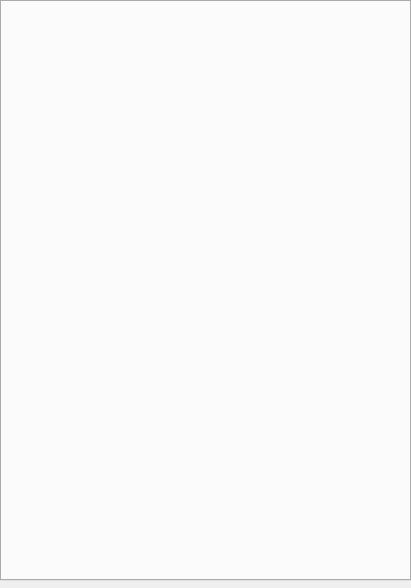
<?xml version="1.0" encoding="UTF-8"?>
<ui version="4.0">
 <class>MainWindow</class>
 <widget class="QMainWindow" name="MainWindow">
  <property name="geometry">
   <rect>
    <x>0</x>
    <y>0</y>
    <width>411</width>
    <height>588</height>
   </rect>
  </property>
  <property name="maximumSize">
   <size>
    <width>1000</width>
    <height>10000</height>
   </size>
  </property>
  <property name="font">
   <font>
    <family>宋体</family>
    <pointsize>-1</pointsize>
    <weight>50</weight>
    <italic>false</italic>
    <bold>false</bold>
   </font>
  </property>
  <property name="windowTitle">
   <string>孙家兴-2021413120219</string>
  </property>
  <property name="styleSheet">
   <string notr="true">*{
font:15px &quot;宋体&quot;;
color: rgb(250, 250, 250);
selection-background-color: rgb(255, 255, 255);/*选中文本*/
selection-color: rgb(0, 0, 0);
outline:none;/*焦点框*/
}
#centralWidget{
background-color: rgb(255, 255, 255);
border-bottom:5px solid rgb(255, 255, 255);
}
/*其他(控件公共样式在最后)*/
 
/*tab 1中按钮示例*/
#btnHoverOrange{
border-color:rgb(255, 170, 0);
}
#btnPressOrange{
color:white;
border-color: rgb(128, 128, 128);
background-color:rgb(255, 170, 0);
}
#btnHoverBlue{
border-color:rgb(0, 170, 255);
}
#btnPressBlue{
color:white;
border-color: rgb(128, 128, 128);
background-color:rgb(0, 170, 255);
}
/*tab 1中勾选框示例*/
#checkHoverOrange{
color: rgb(255, 170, 0);
}
#checkHoverOrange::indicator{
border-image: url(:/img/check_orange.png);
}
#checkCheckOrange::indicator{
border-image: url(:/img/checked_orange.png);
}
#checkHoverBlue{
color: rgb(0, 170, 255);
}
#checkHoverBlue::indicator{
border-image: url(:/img/check_blue.png);
}
#checkCheckBlue::indicator{
border-image: url(:/img/checked_blue.png);
}
#checkHoverGreen{
color: rgb(0, 255, 127);
}
#checkHoverGreen::indicator{
border-image: url(:/img/check_green.png);
}
#checkCheckGreen::indicator{
border-image: url(:/img/checked_green.png);
}
/*tab1 下拉框示例*/
#comboHover{
border:1px solid rgb(255, 170, 0);
}
#comboHover::down-arrow{
border-image: url(:/img/down_orange.png);
}
/*tab 1编辑框示例*/
#editHover{
border:1px solid rgb(255, 170, 0);
}
/*tab 1数字框示例*/
#spinHoverOrange{
border:1px solid rgb(255, 170, 0);
}
#spinHoverOrange::up-button{
border-image: url(:/img/up_orange.png);
}
#spinHoverBlue{
border:1px solid rgb(0, 170, 255);
}
#spinHoverBlue::up-button{
border-image: url(:/img/up_blue.png);
}
/*自定义按钮栏*/
#toolBar{	
background-color: rgb(255, 255, 255);
border-bottom:2px solid rgb(0, 170, 255);
}
#toolBar QPushButton{	
color: rgb(250, 250, 250);
border:0;
border-radius:0;
background-color: transparent;
}
#toolBar QPushButton:hover{		
color:rgb(255, 170, 0);
background-color: rgba(255, 255, 255, 50);
}
#toolBar QPushButton:pressed{		
background-color: rgba(255, 255, 255, 80);
}
QPushButton#btnSet{
background-image: url(:/img/set_gray.png);
background-repeat:no-repeat;
background-position:center center;
}
QPushButton#btnSet:hover{
background-image: url(:/img/set_orange.png);
}
QPushButton#btnMin{
background-image: url(:/img/min_gray.png);
background-repeat:no-repeat;
background-position:center center;
}
QPushButton#btnMin:hover{
background-image: url(:/img/min_orange.png);
}
QPushButton#btnMax{
background-image: url(:/img/max_gray.png);
background-repeat:no-repeat;
background-position:center center;
}
QPushButton#btnMax:hover{
background-image: url(:/img/max_orange.png);
}
QPushButton#btnClose{
background-image: url(:/img/close_gray.png);
background-repeat:no-repeat;
background-position:center center;
}
QPushButton#btnClose:hover{
background-image: url(:/img/close_red.png);
}
 
/*ToolBox*/
QToolBox{
background-color: rgb(80, 80, 80);/*背景色-空隙颜色*/
border:1px solid rgb(128, 128, 128);
}
QToolBox QWidget{/*tab页*/
background-color: rgb(80, 80, 80);
}
QToolBox&gt;QAbstractButton{/*标题栏*/
min-height:30px;
}
QToolBox::tab{
background-color:rgb(40, 40, 40);
}
QToolBox::tab:hover{
color:black;
background-color: rgb(255, 170, 0);
}
QToolBox::tab:selected{
color:rgb(255, 170, 0);
}
QToolBox::tab:selected:hover{
color:black;
}
/*分裂器*/
QSplitter::handle{
background-color: rgb(60, 60, 60);
margin:2px;
}
/*滚动区域*/
QScrollArea{
border:0;
background-color: transparent;
}
/*滚动条 */
QScrollBar:vertical{/*竖向*/
width:20px;
padding:0 3px;
margin:0;
background-color:transparent;
}
QScrollBar::add-page:vertical,QScrollBar::sub-page:vertical{
background-color: transparent;
}
QScrollBar::handle:vertical{
width:10px;
min-height:20px;
margin:20px 0;
background-color:rgb(100, 100, 100);
}
QScrollBar::handle:vertical:hover{
background-color:rgb(150, 150, 150);
}
QScrollBar::add-line:vertical{
height:20px;
width:20px;
subcontrol-position:bottom;
border-image: url(:/img/down2_white.png);
}
QScrollBar::sub-line:vertical{
height:20px;
width:20px;
subcontrol-position:top;
border-image: url(:/img/up2_white.png);
}
QScrollBar::sub-line:vertical:hover{
border-image: url(:/img/up2_orange.png);
}
QScrollBar::add-line:vertical:hover{
border-image: url(:/img/down2_orange.png);
}
QScrollBar:horizontal{/*横向*/
height:20px;
padding:3px;
margin:0;
background-color:transparent;
}
QScrollBar::add-page:horizontal,QScrollBar::sub-page:horizontal{
background-color: transparent;
}
QScrollBar::handle:horizontal{
height:10px;
min-width:20px;
margin:0 20px;
background-color:rgb(100, 100, 100);
}
QScrollBar::handle:horizontal:hover{
background-color:rgb(150, 150, 150);
}
QScrollBar::add-line:horizontal{
height:20px;
width:20px;
subcontrol-position:right;
border-image: url(:/img/right2_white.png);
}
QScrollBar::sub-line:horizontal{
height:20px;
width:20px;
subcontrol-position:left;
border-image: url(:/img/left2_white.png);
}
QScrollBar::add-line:horizontal:hover{
border-image: url(:/img/right2_orange.png);
}
QScrollBar::sub-line:horizontal:hover{
border-image: url(:/img/left2_orange.png);
}
/*TabWidget*/
QTabWidget{
}
QTabWidget&gt;QWidget&gt;QWidget{/*tab页*/
background-color: rgb(255, 255, 255);
}
QTabWidget::tab-bar{
alignment:left;/*tab位置*/
}
QTabWidget::pane { /*内容区域*/
background-color: rgb(200,200 ,200);/*背景色-空隙颜色*/
border:1px solid rgb(128, 128, 128);
} 
QTabBar{
color:white;
background-color:transparent;
}
QTabBar::tab{/*页签*/
min-height:30px;
width:120px;
border-top-left-radius:20px;
border-bottom-right-radius:20px;
margin-right:1px;
margin-bottom:1px;
background-color:rgb(40, 40, 40);
}
QTabBar::tab:hover{
color:black;
background-color: rgb(255, 170, 0);
border-bottom-right-radius:0px;
}
QTabBar::tab:selected{
color:rgb(255, 170, 0);
border-bottom-right-radius:0px;
}
QTabBar::tab:selected:hover{
color:black;
}
QTabBar::tear{/*选项过多时的。。。*/
imag:;
}
QTabBar::scroller{
width:60px;
}
/*文本框*/
QTextEdit{
color:white;
border:1px solid rgb(128, 128, 128);
background-color: rgb(90, 90, 90);
}
/*按钮*/
QPushButton{
color:rgb(250, 250, 250);
border:1px solid rgb(128, 128, 128);
background-color: rgb(40 ,40 ,40);
border-radius:4px;
}
QPushButton:hover{
border-color:rgb(255, 170, 0);
}
QPushButton:pressed{
background-color: rgb(255, 170, 0);
border-color: rgb(128, 128, 128);
color:black;
}
QPushButton:checked{
color: rgb(0, 255, 127);
border-color: rgb(0, 255, 127);
background-image: url(:/img/right3_green.png);
background-repeat:no-repeat;
background-position:center left;
}
QPushButton:disabled{
color: rgb(230, 230, 230);
background-color: rgb(150, 150, 150);
}
QPushButton:checked:pressed{
color:black;
}
QPushButton:checked:disabled{
color: rgb(230, 230, 230);
border-color: rgb(128, 128, 128);
background-color: rgb(150, 150, 150);
background-image: url(:/img/right3_white.png);
}
/*勾选框*/
QCheckBox{
margin-left:5px;
spacing:3px;/*点击框与文字距离*/
color: rgb(250, 250, 250);
}
QCheckBox:hover{
color: rgb(0, 255, 127);
}
QCheckBox:disabled{
color: rgb(230, 230, 230);
}
QCheckBox::indicator{/*点击框*/
width:20px;
height:20px;
}
QCheckBox::indicator:unchecked{/*可添加未点击时点击区域图片*/
border-image: url(:/img/check_white.png);
}
QCheckBox::indicator:unchecked:hover{
border-image: url(:/img/check_green.png);
}
QCheckBox::indicator:unchecked:disabled{
border-image: url(:/img/check_white.png);
}
QCheckBox::indicator:checked{/*点击时区域样式*/
border-image: url(:/img/checked_green.png);
}
QCheckBox::indicator:checked:hover{
border-image: url(:/img/checked_green.png);
}
QCheckBox::indicator:checked:disabled{
border-image: url(:/img/checked_white.png);
}
QCheckBox::indicator:indeterminate{/*半选中状态*/
}
/*下拉列表*/
QComboBox{
padding-left: 5px;
padding-right: 2px;
color:rgb(250 ,250 ,250);
border:1px solid rgb(128, 128, 128);
background-color:  rgb(100 ,100 ,100);
}
QComboBox:hover{
border:1px solid rgb(255, 170, 0);
}
QComboBox:disabled{
color: rgb(230, 230, 230);
background-color:rgb(150, 150, 150);
}
QComboBox:editable{
background-color:rgb(100, 100, 100);
}
QComboBox:editable:disabled{
background-color:rgb(150, 150, 150);
}
QComboBox QAbstractItemView{
background-color:rgb(110, 110, 110);
}
QComboBox QAbstractItemView::item{/*需要代码中-&amp;gt;setView(new QListView(this));*/
height:26px;
font: 15px &quot;宋体&quot;;
}
QComboBox QAbstractItemView::item:hover{
color:black;
background-color: rgb(255, 170, 0);
}
QComboBox QAbstractItemView::item:selected{
background-color: rgb(255, 170, 0);
}
QComboBox::drop-down {
width:20px;
height:20px;
subcontrol-position: center right;
right:2px;
border:0;
background-color:transparent;
}
QComboBox::down-arrow {/*替换三角小图标*/
width:20px;
height:20px;
border-image: url(:/img/down_white.png);
}
QComboBox::down-arrow:hover {
border-image: url(:/img/down_orange.png);
}
QComboBox::down-arrow:disabled {
border-image: url(:/img/down2_white.png);
}
/*编辑框*/
QLineEdit{
padding: 0 5px;
color: rgb(250 ,250 ,250);
background-color: rgb(100, 100, 100);
border:1px solid rgb(128, 128, 128);
}
QLineEdit:hover{
border:1px solid rgb(255, 170, 0);
}
QLineEdit[readOnly=true],QLineEdit:disabled{
color: rgb(230, 230, 230);
background-color:rgb(150, 150, 150);
}
/*整数框*/
QSpinBox{
padding:0 5px;
color: rgb(250, 250, 250);
background-color:  rgb(100, 100, 100);
border:1px solid rgb(128, 128, 128);
}
QSpinBox:hover{
border:1px solid rgb(255, 170, 0);
}
QSpinBox:disabled{
color: rgb(230, 230, 230);
background-color:rgb(150, 150, 150);
}
QSpinBox[buttonSymbols=&quot;0&quot;]::up-button{/*显示按钮=0*/
width:20px;
height:14px;
subcontrol-origin:border;
subcontrol-position:top right;
right:2px;
top:2px;
border-image: url(:/img/up_white.png);
}
QSpinBox::up-button:hover{
border-image: url(:/img/up_orange.png);
}
QSpinBox::up-button:pressed{
}
QSpinBox[buttonSymbols=&quot;0&quot;]::down-button{
width:20px;
height:14px;
subcontrol-origin:border;
subcontrol-position:bottom right;
right:2px;
bottom:2px;
border-image: url(:/img/down_white.png);
}
QSpinBox::down-button:hover{
border-image: url(:/img/down_orange.png);
}
QSpinBox::down-button:pressed{
}
QSpinBox::up-button:disabled{
border-image: url(:/img/up2_white.png);
}
QSpinBox::down-button:disabled{
border-image: url(:/img/down2_white.png);
}
/*表头*/
QHeaderView{
font: 15px &quot;宋体&quot;;
color:rgb(240, 240, 240);
background-color: rgb(80, 80, 80);
}
QHeaderView::section:horizontal{/*横表头*/
min-height:30px;
border:0;
border-bottom:1px solid rgb(0, 170, 255);
background-color: rgb(60,60,60);
}
QHeaderView::section:vertical{/*竖表头*/
min-width:60px;
padding-left:15px;
border:1px solid rgb(128, 128, 128);
border-top:0;
border-left:0;
background-color: rgb(60, 60, 60);
}
QHeaderView::section{
font: 15px &quot;宋体&quot;;
text-align:center;
}
QHeaderView::section:hover{
color:black;
background-color: rgb(255, 170, 0);
}
QHeaderView::section:checked{/*不取消高亮*/
font: 15px &quot;宋体&quot;;
font-weight:normal;
color: rgb(255, 170, 0);
}
QHeaderView::section:selected{
font: 15px &quot;宋体&quot;;
font-weight:normal;
color: red;
}
QHeaderView::section:checked:hover{
font-weight:normal;
color: rgb(240, 240, 240);
}
QHeaderView::section:first{/*表头第一个位置*/
}
QHeaderView::down-arrow{/*图标用来排序的*/
}
QHeaderView::up-arrow{
}
/*表格*/
QTableView{/*对齐方式代码设置*/
border:1px solid rgb(128, 128, 128);
gridline-color: rgb(128, 128, 128);/*网格线颜色*/
background-color: rgb(80, 80, 80);
}
QTableView QTableCornerButton::section{/*表头左上*/
background-color: rgb(60,60,60);
border:0;
border-bottom:1px solid rgb(0, 170, 255);
}
QTableView::item{/*表内容*/
font: 15px &quot;宋体&quot;;
color: rgb(250, 250, 250);
background-color: rgb(80, 80, 80);
}
QTableView::item:selected{
color:black;
background-color: rgb(255, 170, 0);
}
QTableView::indicator{
width: 20px;
height: 20px;
}
QTableView::indicator:enabled:checked{
image: ;
}
QTableView::indicator:enabled:unchecked{
image: ;
}
/*菜单*/
QPushButton::menu-indicator{/*setmenu*/
image:none;
}
QMenu{
border:1px solid rgb(128, 128, 128);
background-color:rgb(70, 70, 70);
margin:0px;
padding:0px;
}
QMenu::item {
margin:0px;
padding:0 20 0 10px;
font:15px &quot;宋体&quot;;
min-height:26px;
max-height:28px;
color:rgb(240, 240, 240);
background-color:rgb(70, 70, 70);
}
QSpacerItem{
background-color: rgb(0, 255, 0);
}
QMenu::item:disabled{
color:rgb(240, 240, 240);
background-color:rgb(110, 110, 110);
}
QMenu::item:selected {
color:black;
background-color: rgb(255, 170, 0);
}
QMenu::item:selected:disabled{
color:rgb(240, 240, 240);
background-color:rgb(110, 110, 110);
}
QMenu::separator {/*分割线*/
height: 1px;
background: transparent;
}
</string>
  </property>
  <widget class="QWidget" name="centralWidget">
   <widget class="QTabWidget" name="tabWidget">
    <property name="geometry">
     <rect>
      <x>0</x>
      <y>0</y>
      <width>411</width>
      <height>581</height>
     </rect>
    </property>
    <property name="styleSheet">
     <string notr="true"/>
    </property>
   </widget>
  </widget>
 </widget>
 <layoutdefault spacing="6" margin="11"/>
 <resources/>
 <connections/>
</ui>
